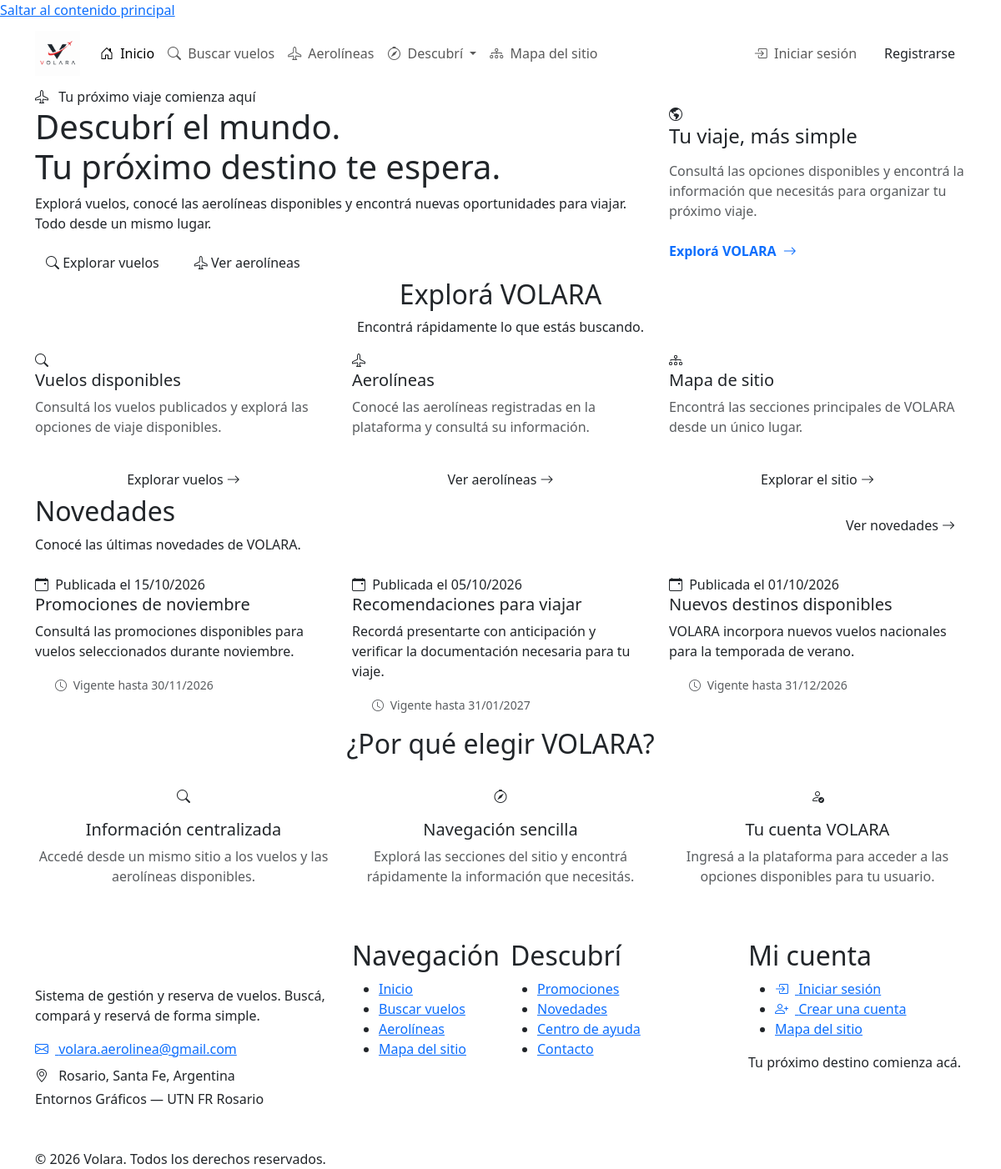
Page /Pages/Publico/index.php on the committed database.
### tables this page shows
CREATE TABLE novedades (
    codNovedad INT UNSIGNED AUTO_INCREMENT,

    titulo VARCHAR(200) NOT NULL,
    texto TEXT NOT NULL,

    fechaPublicacion DATE NOT NULL,
    fechaExpiracion DATE NOT NULL,

    fechaCreacion DATETIME NOT NULL DEFAULT CURRENT_TIMESTAMP,
    fechaActualizacion DATETIME NOT NULL DEFAULT CURRENT_TIMESTAMP
        ON UPDATE CURRENT_TIMESTAMP,

    PRIMARY KEY (codNovedad),

    KEY idx_novedad_publicacion (fechaPublicacion),
    KEY idx_novedad_expiracion (fechaExpiracion),

    CONSTRAINT chk_novedad_fechas
        CHECK (fechaExpiracion > fechaPublicacion)

);

### Pages/Publico/index.php (the view, shortened to what this page needs)
<?php
$novedadesDestacadas = [];
$errorNovedades = false;
try {
    $conexion = conectarDB();
    $sql = "
        SELECT
            codNovedad,
            titulo,
            texto,
            fechaPublicacion,
            fechaExpiracion
        FROM novedades
        WHERE fechaPublicacion <= CURDATE()
          AND fechaExpiracion >= CURDATE()
        ORDER BY fechaPublicacion DESC
        LIMIT 3
    ";
    $stmt = $conexion->query($sql);
    $novedadesDestacadas = $stmt->fetchAll(PDO::FETCH_ASSOC);
} catch (PDOException $e) {
    error_log('Error al consultar novedades de VOLARA: ' . $e->getMessage());
    $errorNovedades = true;
}
require __DIR__ . '/../../Includes/header.php';
require __DIR__ . '/../../Includes/navbar.php';
?>
<main id="contenido-principal" tabindex="-1">
    <section class="hero" aria-labelledby="hero-title">
        <div class="container">
            <div class="row align-items-center g-4">
                <div class="col-lg-8">
                    <span class="volara-badge badge-promo mb-3">
                        <i class="bi bi-airplane me-2" aria-hidden="true"></i>
                        Tu próximo viaje comienza aquí
                    </span>
                    <h1 id="hero-title" class="hero-title">
                        Descubrí el mundo.
                        <br>
                        <span>Tu próximo destino te espera.</span>
                    </h1>
                    <p class="hero-subtitle">
                        Explorá vuelos, conocé las aerolíneas disponibles
                        y encontrá nuevas oportunidades para viajar.
                        Todo desde un mismo lugar.
                    </p>
                    <div class="d-flex flex-wrap gap-3">
                        <a
                            href="<?= BASE_URL ?>/Pages/Publico/vuelos.php"
                            class="btn btn-volara btn-volara-lg"
                        >
                            <i class="bi bi-search" aria-hidden="true"></i>
                            Explorar vuelos
                        </a>
                        <a
                            href="<?= BASE_URL ?>/Pages/Publico/aerolineas.php"
                            class="btn btn-volara-outline btn-volara-lg"
                        >
                            <i class="bi bi-airplane" aria-hidden="true"></i>
                            Ver aerolíneas
                        </a>
                    </div>
                </div>
                <div class="col-lg-4">
                    <div class="volara-card">
                        <div class="stat-icon stat-icon-red">
                            <i class="bi bi-globe-americas" aria-hidden="true"></i>
                        </div>
                        <h2 class="h4 mb-3">
                            Tu viaje, más simple
                        </h2>
                        <p class="text-muted mb-4">
                            Consultá las opciones disponibles y encontrá
                            la información que necesitás para organizar
                            tu próximo viaje.
                        </p>
                        <a
                            href="<?= BASE_URL ?>/Pages/Publico/mapa-sitio.php"
                            class="text-decoration-none fw-semibold"
                        >
                            Explorá VOLARA
                            <i class="bi bi-arrow-right ms-1" aria-hidden="true"></i>
                        </a>
                    </div>
                </div>
            </div>
        </div>
    </section>
    <section class="section" aria-labelledby="accesos-title">
        <div class="container">
            <div class="text-center">
                <h2 id="accesos-title" class="section-title">
                    Explorá VOLARA
                </h2>
                <p class="section-subtitle">
                    Encontrá rápidamente lo que estás buscando.
                </p>
            </div>
            <div class="row g-4">
                <div class="col-md-4">
                    <article class="volara-card h-100">
                        <div class="stat-icon stat-icon-red">
                            <i class="bi bi-search" aria-hidden="true"></i>
                        </div>
                        <h3 class="h5">Vuelos disponibles</h3>
                        <p class="text-muted">
                            Consultá los vuelos publicados y explorá
                            las opciones de viaje disponibles.
                        </p>
                        <a
                            href="<?= BASE_URL ?>/Pages/Publico/vuelos.php"
                            class="btn btn-volara w-100 mt-3"
                        >
                            Explorar vuelos
                            <i class="bi bi-arrow-right" aria-hidden="true"></i>
                        </a>
                    </article>
                </div>
                <div class="col-md-4">
                    <article class="volara-card h-100">
                        <div class="stat-icon stat-icon-red">
                            <i class="bi bi-airplane" aria-hidden="true"></i>
                        </div>
                        <h3 class="h5">Aerolíneas</h3>
                        <p class="text-muted">
                            Conocé las aerolíneas registradas en
                            la plataforma y consultá su información.
                        </p>
                        <a
                            href="<?= BASE_URL ?>/Pages/Publico/aerolineas.php"
                            class="btn btn-volara w-100 mt-3"
                        >
                            Ver aerolíneas
                            <i class="bi bi-arrow-right" aria-hidden="true"></i>
                        </a>
                    </article>
                </div>
                <div class="col-md-4">
                    <article class="volara-card h-100">
                        <div class="stat-icon stat-icon-red">
                            <i class="bi bi-diagram-3" aria-hidden="true"></i>
                        </div>
                        <h3 class="h5">Mapa de sitio</h3>
                        <p class="text-muted">
                            Encontrá las secciones principales de VOLARA
                            desde un único lugar.
                        </p>
                        <a
                            href="<?= BASE_URL ?>/Pages/Publico/mapa-sitio.php"
                            class="btn btn-volara w-100 mt-3"
                        >
                            Explorar el sitio
                            <i class="bi bi-arrow-right" aria-hidden="true"></i>
                        </a>
                    </article>
                </div>
            </div>
        </div>
    </section>
    <section
        class="section section-gray"
        aria-labelledby="novedades-title"
    >
        <div class="container">
            <div class="d-flex flex-wrap justify-content-between
                        align-items-center gap-3 mb-4">
                <div>
                    <h2 id="novedades-title" class="section-title">
                        Novedades
                    </h2>
                    <p class="section-subtitle mb-0">
                        Conocé las últimas novedades de VOLARA.
                    </p>
                </div>
                <a
                    href="<?= BASE_URL ?>/Pages/Publico/novedades.php"
                    class="btn btn-volara-outline"
                >
                    Ver novedades
                    <i class="bi bi-arrow-right" aria-hidden="true"></i>
                </a>
            </div>
            <?php if ($errorNovedades): ?>
                <div class="alert alert-warning" role="status">
                    <i class="bi bi-exclamation-circle me-2" aria-hidden="true"></i>
                    En este momento no se pudieron cargar las novedades.
                    Volvé a intentarlo más tarde.
                </div>
            <?php elseif (!empty($novedadesDestacadas)): ?>
                <div class="row g-4">
                    <?php foreach ($novedadesDestacadas as $n): ?>
                        <?php
                        $tituloNovedad = (string) ($n['titulo'] ?? '');
                        $textoNovedad = (string) ($n['texto'] ?? '');
                        if (function_exists('mb_strimwidth')) {
                            $textoCorto = mb_strimwidth(
                                $textoNovedad,
                                0,
                                160,
                                '...',
                                'UTF-8'
                            );
                        } else {
                            $textoCorto = $textoNovedad;
                        }
                        $fechaPublicacion = !empty($n['fechaPublicacion'])
                            ? date('d/m/Y', strtotime($n['fechaPublicacion']))
                            : '';
                        $fechaExpiracion = !empty($n['fechaExpiracion'])
                            ? date('d/m/Y', strtotime($n['fechaExpiracion']))
                            : '';
                        ?>
                        <div class="col-md-6 col-lg-4">
                            <article class="news-card">
                                <div class="news-card-body">
                                    <div class="news-card-date">
                                        <i
                                            class="bi bi-calendar-event me-1"
                                            aria-hidden="true"
                                        ></i>
                                        Publicada el
                                        <?= htmlspecialchars(
                                            $fechaPublicacion,
                                            ENT_QUOTES,
                                            'UTF-8'
                                        ) ?>
                                    </div>
                                    <h3 class="h5">
                                        <?= htmlspecialchars(
                                            $tituloNovedad,
                                            ENT_QUOTES,
                                            'UTF-8'
                                        ) ?>
                                    </h3>
                                    <p>
                                        <?= htmlspecialchars(
                                            $textoCorto,
                                            ENT_QUOTES,
                                            'UTF-8'
                                        ) ?>
                                    </p>
                                </div>
                                <div class="px-4 pb-3">
                                    <?php if ($fechaExpiracion !== ''): ?>
                                        <small class="text-muted">
                                            <i
                                                class="bi bi-clock me-1"
                                                aria-hidden="true"
                                            ></i>
                                            Vigente hasta
                                            <?= htmlspecialchars(
                                                $fechaExpiracion,
                                                ENT_QUOTES,
                                                'UTF-8'
                                            ) ?>
                                        </small>
                                    <?php endif; ?>
                                </div>
                            </article>
                        </div>
                    <?php endforeach; ?>
                </div>
            <?php endif; ?>
        </div>
    </section>
    <section class="section" aria-labelledby="beneficios-title">
        <div class="container">
            <div class="text-center">
                <h2 id="beneficios-title" class="section-title">
                    ¿Por qué elegir VOLARA?
                </h2>
            </div>
            <br>
            <div class="row g-4">
                <div class="col-md-4 text-center">
                    <div class="stat-icon stat-icon-red mx-auto mb-3">
                        <i class="bi bi-search" aria-hidden="true"></i>
                    </div>
                    <h3 class="h5">Información centralizada</h3>
                    <p class="text-muted">
                        Accedé desde un mismo sitio a los vuelos
                        y las aerolíneas disponibles.
                    </p>
                </div>
                <div class="col-md-4 text-center">
                    <div class="stat-icon stat-icon-red mx-auto mb-3">
                        <i class="bi bi-compass" aria-hidden="true"></i>
                    </div>
                    <h3 class="h5">Navegación sencilla</h3>
                    <p class="text-muted">
                        Explorá las secciones del sitio y encontrá
                        rápidamente la información que necesitás.
                    </p>
                </div>
                <div class="col-md-4 text-center">
                    <div class="stat-icon stat-icon-red mx-auto mb-3">
                        <i class="bi bi-person-check" aria-hidden="true"></i>
                    </div>
                    <h3 class="h5">Tu cuenta VOLARA</h3>
                    <p class="text-muted">
                        Ingresá a la plataforma para acceder
                        a las opciones disponibles para tu usuario.
                    </p>
                </div>
            </div>
        </div>
    </section>
</main>
<?php require __DIR__ . '/../../Includes/footer.php'; ?>

### rows in the picture
novedades: fechaPublicacion "15/10/2026", titulo "Promociones de noviembre", texto "Consultá las promociones disponibles para vuelos seleccionados durante noviembre.", fechaExpiracion "30/11/2026"
novedades: fechaPublicacion "05/10/2026", titulo "Recomendaciones para viajar", texto "Recordá presentarte con anticipación y verificar la documentación necesaria para tu viaje.", fechaExpiracion "31/01/2027"
novedades: fechaPublicacion "01/10/2026", titulo "Nuevos destinos disponibles", texto "VOLARA incorpora nuevos vuelos nacionales para la temporada de verano.", fechaExpiracion "31/12/2026"
